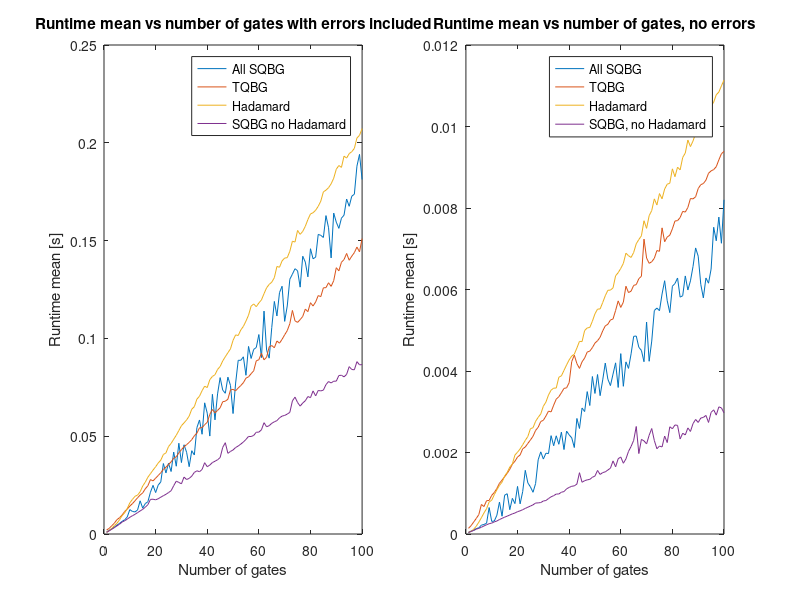

Write the MATLAB code that produced this figure.
load BenchmarkAll
%% Runtime with errors
figure()
subplot(1,2,1)
plot(1:X,rteSQBG)
hold on
plot(1:X,rteTQBG)
plot(1:X,rteHad)
plot(1:X,rtenHad)
title('Runtime mean vs number of gates with errors included')
xlabel('Number of gates')
ylabel('Runtime mean [s]')
legend('All SQBG', 'TQBG', 'Hadamard','SQBG no Hadamard')
%% Runtime without errors
subplot(1,2,2)
plot(1:X,rtSQBG)
hold on
plot(1:X,rtTQBG)
plot(1:X,rtHad)
plot(1:X,rtnHad)
title('Runtime mean vs number of gates, no errors')
xlabel('Number of gates')
ylabel('Runtime mean [s]')
legend('All SQBG', 'TQBG','Hadamard', 'SQBG, no Hadamard')